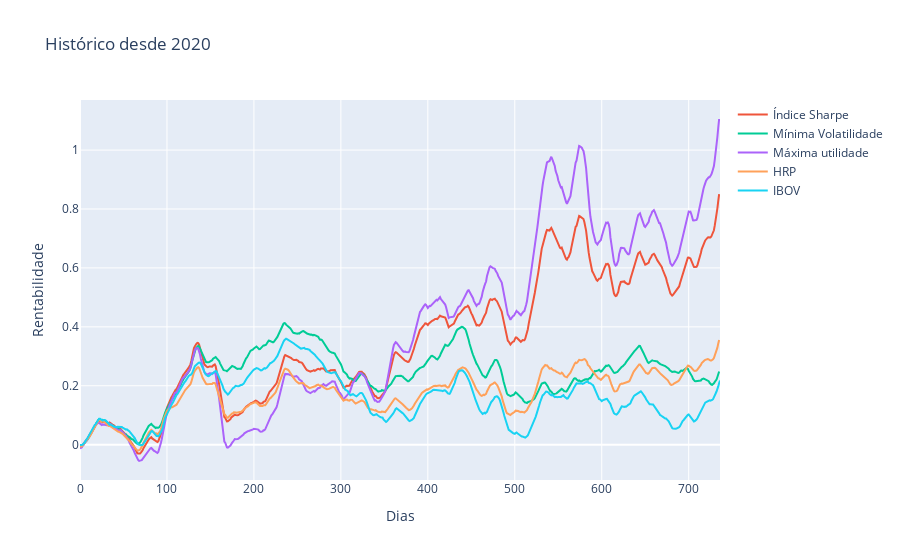

Notebook cell for this chart:
### Markdown cell above
### Plot Históricos da rentabilidade

### Code cell
figura = px.line(title = 'Histórico desde 2020')
figura.add_scatter(y = smooth(sharpe_rent,10), name = 'Índice Sharpe')
figura.add_scatter(y = smooth(cla_rent,10), name = 'Mínima Volatilidade')
figura.add_scatter(y = smooth(max_sqrt_rent,10), name = 'Máxima utilidade')
figura.add_scatter(y = smooth(hrp_rent,10), name = 'HRP')
figura.add_scatter(y = smooth(ibov_rent,10), name = 'IBOV')
figura.update_layout(xaxis_title = 'Dias', yaxis_title = 'Rentabilidade')

### Figure 1 — Plotly figure (JSON) as saved in the notebook; plotly's stock layout.template omitted (floating-point values rounded to 4 significant figures; data arrays with more than 128 entries replaced by an {"elided": "..."} marker saying what was removed)
{"data": [{"hovertemplate": "<extra></extra>", "legendgroup": "", "line": {"color": "#636efa", "dash": "solid"}, "marker": {"symbol": "circle"}, "mode": "lines", "name": "", "orientation": "v", "showlegend": false, "type": "scatter", "xaxis": "x", "yaxis": "y"}, {"name": "Índice Sharpe", "type": "scatter", "y": {"elided": "736 float values"}}, {"name": "Mínima Volatilidade", "type": "scatter", "y": {"elided": "736 float values"}}, {"name": "Máxima utilidade", "type": "scatter", "y": {"elided": "736 float values"}}, {"name": "HRP", "type": "scatter", "y": {"elided": "736 float values"}}, {"name": "IBOV", "type": "scatter", "y": {"elided": "737 float values"}}], "layout": {"legend": {"tracegroupgap": 0}, "title": {"text": "Histórico desde 2020"}, "xaxis": {"anchor": "y", "domain": [0, 1], "title": {"text": "Dias"}}, "yaxis": {"anchor": "x", "domain": [0, 1], "title": {"text": "Rentabilidade"}}}}
